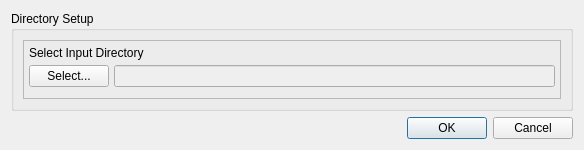
<?xml version="1.0" encoding="UTF-8"?>
<ui version="4.0">
 <class>Dialog</class>
 <widget class="QDialog" name="Dialog">
  <property name="geometry">
   <rect>
    <x>0</x>
    <y>0</y>
    <width>584</width>
    <height>150</height>
   </rect>
  </property>
  <property name="sizePolicy">
   <sizepolicy hsizetype="Fixed" vsizetype="Fixed">
    <horstretch>0</horstretch>
    <verstretch>0</verstretch>
   </sizepolicy>
  </property>
  <property name="minimumSize">
   <size>
    <width>584</width>
    <height>150</height>
   </size>
  </property>
  <property name="maximumSize">
   <size>
    <width>584</width>
    <height>150</height>
   </size>
  </property>
  <property name="windowTitle">
   <string>Dialog</string>
  </property>
  <layout class="QVBoxLayout" name="verticalLayout">
   <item>
    <widget class="QGroupBox" name="groupBox">
     <property name="title">
      <string>Directory Setup</string>
     </property>
     <layout class="QVBoxLayout" name="verticalLayout_2">
      <item>
       <widget class="QFrame" name="frame">
        <property name="frameShape">
         <enum>QFrame::StyledPanel</enum>
        </property>
        <property name="frameShadow">
         <enum>QFrame::Raised</enum>
        </property>
        <layout class="QFormLayout" name="formLayout">
         <property name="horizontalSpacing">
          <number>5</number>
         </property>
         <property name="verticalSpacing">
          <number>5</number>
         </property>
         <property name="leftMargin">
          <number>5</number>
         </property>
         <property name="topMargin">
          <number>5</number>
         </property>
         <property name="rightMargin">
          <number>5</number>
         </property>
         <property name="bottomMargin">
          <number>5</number>
         </property>
         <item row="1" column="0">
          <widget class="QPushButton" name="selectInputDirButton">
           <property name="text">
            <string>Select...</string>
           </property>
          </widget>
         </item>
         <item row="1" column="1">
          <widget class="QLineEdit" name="inputDirPath">
           <property name="enabled">
            <bool>false</bool>
           </property>
          </widget>
         </item>
         <item row="0" column="0" colspan="2">
          <widget class="QLabel" name="label">
           <property name="text">
            <string>Select Input Directory</string>
           </property>
          </widget>
         </item>
        </layout>
       </widget>
      </item>
     </layout>
    </widget>
   </item>
   <item>
    <widget class="QDialogButtonBox" name="buttonBox">
     <property name="enabled">
      <bool>true</bool>
     </property>
     <property name="orientation">
      <enum>Qt::Horizontal</enum>
     </property>
     <property name="standardButtons">
      <set>QDialogButtonBox::Cancel|QDialogButtonBox::Ok</set>
     </property>
    </widget>
   </item>
  </layout>
 </widget>
 <resources/>
 <connections>
  <connection>
   <sender>buttonBox</sender>
   <signal>accepted()</signal>
   <receiver>Dialog</receiver>
   <slot>accept()</slot>
   <hints>
    <hint type="sourcelabel">
     <x>248</x>
     <y>254</y>
    </hint>
    <hint type="destinationlabel">
     <x>157</x>
     <y>274</y>
    </hint>
   </hints>
  </connection>
  <connection>
   <sender>buttonBox</sender>
   <signal>rejected()</signal>
   <receiver>Dialog</receiver>
   <slot>reject()</slot>
   <hints>
    <hint type="sourcelabel">
     <x>316</x>
     <y>260</y>
    </hint>
    <hint type="destinationlabel">
     <x>286</x>
     <y>274</y>
    </hint>
   </hints>
  </connection>
 </connections>
</ui>
